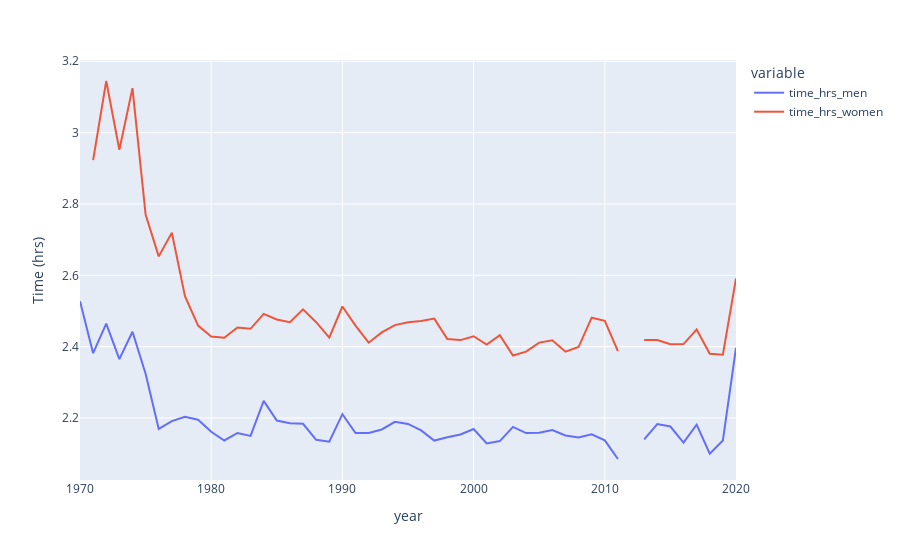

Notebook cell for this chart:
### Code cell
fig = px.line(nyc_df_mf, x = 'year', y = ['time_hrs_men', 'time_hrs_women'])
fig.update_yaxes(title_text='Time (hrs)')

### Figure 1 — Plotly figure (JSON) as saved in the notebook; plotly's stock layout.template omitted (floating-point values rounded to 4 significant figures)
{"data": [{"hovertemplate": "variable=time_hrs_men<br>year=%{x}<br>value=%{y}<extra></extra>", "legendgroup": "time_hrs_men", "line": {"color": "#636efa", "dash": "solid"}, "marker": {"symbol": "circle"}, "mode": "lines", "name": "time_hrs_men", "orientation": "v", "showlegend": true, "type": "scatter", "x": [1970, 1971, 1972, 1973, 1974, 1975, 1976, 1977, 1978, 1979, 1980, 1981, 1982, 1983, 1984, 1985, 1986, 1987, 1988, 1989, 1990, 1991, 1992, 1993, 1994, 1995, 1996, 1997, 1998, 1999, 2000, 2001, 2002, 2003, 2004, 2005, 2006, 2007, 2008, 2009, 2010, 2011, 2012, 2013, 2014, 2015, 2016, 2017, 2018, 2019, 2020], "xaxis": "x", "y": [2.527, 2.382, 2.464, 2.365, 2.442, 2.324, 2.169, 2.191, 2.203, 2.195, 2.161, 2.137, 2.158, 2.15, 2.248, 2.193, 2.185, 2.184, 2.139, 2.134, 2.211, 2.158, 2.158, 2.168, 2.189, 2.183, 2.165, 2.137, 2.146, 2.154, 2.169, 2.129, 2.135, 2.175, 2.158, 2.158, 2.166, 2.151, 2.145, 2.154, 2.137, 2.085, null, 2.14, 2.183, 2.176, 2.131, 2.181, 2.1, 2.137, 2.397], "yaxis": "y"}, {"hovertemplate": "variable=time_hrs_women<br>year=%{x}<br>value=%{y}<extra></extra>", "legendgroup": "time_hrs_women", "line": {"color": "#EF553B", "dash": "solid"}, "marker": {"symbol": "circle"}, "mode": "lines", "name": "time_hrs_women", "orientation": "v", "showlegend": true, "type": "scatter", "x": [1970, 1971, 1972, 1973, 1974, 1975, 1976, 1977, 1978, 1979, 1980, 1981, 1982, 1983, 1984, 1985, 1986, 1987, 1988, 1989, 1990, 1991, 1992, 1993, 1994, 1995, 1996, 1997, 1998, 1999, 2000, 2001, 2002, 2003, 2004, 2005, 2006, 2007, 2008, 2009, 2010, 2011, 2012, 2013, 2014, 2015, 2016, 2017, 2018, 2019, 2020], "xaxis": "x", "y": [null, 2.923, 3.145, 2.952, 3.125, 2.771, 2.653, 2.719, 2.542, 2.459, 2.428, 2.425, 2.454, 2.45, 2.492, 2.476, 2.468, 2.505, 2.469, 2.425, 2.513, 2.459, 2.411, 2.44, 2.46, 2.468, 2.472, 2.479, 2.421, 2.418, 2.429, 2.406, 2.432, 2.375, 2.386, 2.411, 2.418, 2.386, 2.399, 2.481, 2.472, 2.388, null, 2.419, 2.419, 2.407, 2.407, 2.448, 2.38, 2.377, 2.591], "yaxis": "y"}], "layout": {"legend": {"title": {"text": "variable"}, "tracegroupgap": 0}, "margin": {"t": 60}, "xaxis": {"anchor": "y", "domain": [0, 1], "title": {"text": "year"}}, "yaxis": {"anchor": "x", "domain": [0, 1], "title": {"text": "Time (hrs)"}}}}
